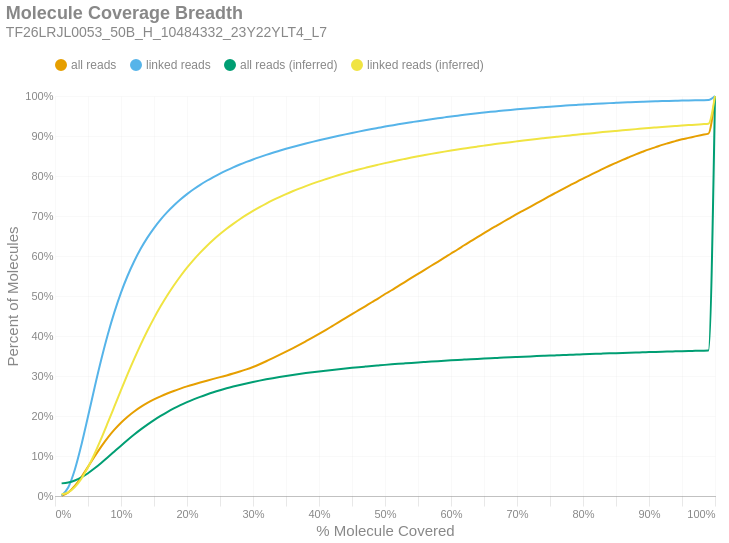

The notebook cell this image was saved under:
### Markdown cell above
### Molecule Read Coverage
This chart shows molecule coverage breadth as computed by the number of bases aligned to that molecule. In other words, "*how much of each unique long molecule is actually sequenced/aligned?*" Keep in mind there is a distinction between sequences and alignments, since some sequences belonging to a particular molecule may not align well and wouldn't appear in the alignment data. This chart also shows molecule coverage breadth as computed by the *inferred fragment* from which the aligned sequences originate. Unlike read coverage, this calculation takes into account the total insert size, including unsequenced gaps between the forward and reverse reads. Like the previous figures, these are cumulative percents.

### Code cell
if SKIPLR:
    print_html(f"Skipped")
else:
    binned_df = consolidated_hist(valids['coverage_bp'], mask, 0.01, True)
    binned_df_inf = consolidated_hist(valids['coverage_inserts'], mask, 0.01, True)
    binned_df = binned_df.with_columns(pl.lit(binned_df_inf['all reads (cumsum)']).alias('all reads (inferred)'))
    binned_df = binned_df.with_columns(pl.lit(binned_df_inf['linked reads (cumsum)']).alias('linked reads (inferred)'))
    binned_df = binned_df.with_columns(
        (pl.col('bin').cast(pl.Float64) + 0.01).alias('right_edge')
    )

    with SafeRender(binned_df):
        (
            density_plot(binned_df, 'Molecule Coverage Breadth', samplename, 'molcov', ['all reads (inferred)','linked reads (inferred)'])
            .encode(
                #x=alt.X('bin:Q', title="% Molecule Covered").axis(format = '%').scale(padding=0),
                x=alt.X('right_edge:Q', title="% Molecule Covered").axis(format='%').scale(padding=0),
                y=alt.Y('value:Q', title='Percent of Molecules')
                    .axis(format='%')
                    .stack(False)
                    .scale(domainMin=0, padding=0),
                color=alt.Color("key:N").scale(domain = ["all reads", "linked reads", "all reads (inferred)", "linked reads (inferred)"]),
                tooltip = [
                    alt.Tooltip("key:N", title = "Data Type"),
                    alt.Tooltip("range_label:N", title="% Molecule Covered"),
                    alt.Tooltip("value:Q", format = ".2%", title="% Molecules")
                ]
            )
        ).display()

### Figure 1 — Vega-Lite specification as saved in the notebook (floating-point values rounded to 4 significant figures)
{"width": "container", "height": 400, "config": {"title": {"anchor": "start", "dy": -15, "fontSize": 18, "color": "#888888", "subtitleColor": "#888888", "subtitleFontSize": 14}, "arc": {"fill": "#0072B2"}, "axis": {"domainColor": "#888888", "domainWidth": 0.5, "gridWidth": 0.2, "grid": false, "titleFontWeight": 400, "titleFontSize": 15, "labelFontSize": 11, "labelColor": "#888888", "tickColor": "#888888", "tickWidth": 0.2, "titleColor": "#888888"}, "axisBand": {"grid": false}, "axisX": {"grid": true, "tickSize": 10, "domainCap": "round"}, "axisY": {"domain": false, "grid": true, "tickSize": 0, "domainCap": "round"}, "background": "transparent", "header": {"labelFontSize": 15, "labelColor": "#888888", "titleFontSize": 15, "titleFontWeight": 600, "titleColor": "#888888"}, "legend": {"labelFont": "sans-serif", "labelFontSize": 12, "labelColor": "#888888", "symbolSize": 100, "symbolType": "circle", "titleFontSize": 12, "titlePadding": 10, "titleColor": "#888888", "title": null, "orient": "top"}, "range": {"category": ["#E69F00", "#56B4E9", "#009E73", "#F0E442", "#0072B2", "#D55E00", "#CC79A7", "#000000"], "diverging": ["#cfe8f3", "#a2d4ec", "#73bfe2", "#46abdb", "#1696d2", "#12719e"]}, "area": {"fill": "#0072B2", "fillOpacity": 0.7, "line": true, "strokeOpacity": 0.7}, "line": {"color": "#0072B2", "stroke": "#0072B2", "strokeWidth": 2}, "trail": {"color": "#0072B2", "stroke": "#0072B2", "strokeWidth": 0, "size": 1}, "point": {"filled": true, "fillOpacity": 1.0, "size": 95}, "text": {"color": "#888888", "fontSize": 11, "align": "right", "fontWeight": 400, "size": 11}, "bar": {"fill": "#0072B2", "stroke": null}, "view": {"stroke": null, "continuousWidth": 660, "continuousHeight": 400}}, "data": {"name": "data-1fba54cfbb753708b87c6a6d9dd176e5"}, "mark": {"type": "line", "interpolate": "monotone", "point": {"opacity": 0, "size": 275}}, "encoding": {"color": {"field": "key", "scale": {"domain": ["all reads", "linked reads", "all reads (inferred)", "linked reads (inferred)"]}, "type": "nominal"}, "tooltip": [{"field": "key", "title": "Data Type", "type": "nominal"}, {"field": "range_label", "title": "% Molecule Covered", "type": "nominal"}, {"field": "value", "format": ".2%", "title": "% Molecules", "type": "quantitative"}], "x": {"axis": {"format": "%"}, "field": "right_edge", "scale": {"padding": 0}, "title": "% Molecule Covered", "type": "quantitative"}, "y": {"axis": {"format": "%"}, "field": "value", "scale": {"domainMin": 0, "padding": 0}, "stack": false, "title": "Percent of Molecules", "type": "quantitative"}}, "params": [{"name": "param_c36ac31b6afebe62", "select": {"type": "point", "fields": ["key"]}, "bind": "legend"}], "title": {"text": "Molecule Coverage Breadth", "subtitle": "TF26LRJL0053_50B_H_10484332_23Y22YLT4_L7"}, "transform": [{"fold": ["all reads (cumsum)", "linked reads (cumsum)", "all reads (inferred)", "linked reads (inferred)"]}, {"calculate": "replace(datum.key, ' (cumsum)', '')", "as": "key"}, {"filter": {"param": "param_c36ac31b6afebe62"}}], "usermeta": {"embedOptions": {"downloadFileName": "TF26LRJL0053_50B_H_10484332_23Y22YLT4_L7.molcov"}}, "$schema": "https://vega.github.io/schema/vega-lite/v6.4.1.json", "datasets": {"data-1fba54cfbb753708b87c6a6d9dd176e5": [{"bin": "0.0", "interval": "0.0-0.01", "all reads": 0.0007429, "linked reads": 0.00134, "all reads (cumsum)": 0.0007429, "linked reads (cumsum)": 0.00134, "range_label": "0.0-0.01", "all reads (inferred)": 0.03157, "linked reads (inferred)": 0.004301, "right_edge": 0.01}, {"bin": "0.01", "interval": "0.01-0.02", "all reads": 0.007955, "linked reads": 0.02001, "all reads (cumsum)": 0.008698, "linked reads (cumsum)": 0.02135, "range_label": "0.01-0.02", "all reads (inferred)": 0.03371, "linked reads (inferred)": 0.009076, "right_edge": 0.02}, {"bin": "0.02", "interval": "0.02-0.03", "all reads": 0.01645, "linked reads": 0.04434, "all reads (cumsum)": 0.02515, "linked reads (cumsum)": 0.06569, "range_label": "0.02-0.03", "all reads (inferred)": 0.03878, "linked reads (inferred)": 0.02221, "right_edge": 0.03}, {"bin": "0.03", "interval": "0.03-0.04", "all reads": 0.0224, "linked reads": 0.06204, "all reads (cumsum)": 0.04755, "linked reads (cumsum)": 0.1277, "range_label": "0.03-0.04", "all reads (inferred)": 0.04668, "linked reads (inferred)": 0.04357, "right_edge": 0.04}, {"bin": "0.04", "interval": "0.04-0.05", "all reads": 0.02534, "linked reads": 0.07081, "all reads (cumsum)": 0.07289, "linked reads (cumsum)": 0.1985, "range_label": "0.04-0.05", "all reads (inferred)": 0.05697, "linked reads (inferred)": 0.07178, "right_edge": 0.05}, {"bin": "0.05", "interval": "0.05-0.06", "all reads": 0.02596, "linked reads": 0.07284, "all reads (cumsum)": 0.09885, "linked reads (cumsum)": 0.2714, "range_label": "0.05-0.06", "all reads (inferred)": 0.06917, "linked reads (inferred)": 0.1057, "right_edge": 0.06}, {"bin": "0.06", "interval": "0.06-0.07", "all reads": 0.0246, "linked reads": 0.06912, "all reads (cumsum)": 0.1235, "linked reads (cumsum)": 0.3405, "range_label": "0.06-0.07", "all reads (inferred)": 0.08263, "linked reads (inferred)": 0.1432, "right_edge": 0.07}, {"bin": "0.07", "interval": "0.07-0.08", "all reads": 0.02249, "linked reads": 0.06324, "all reads (cumsum)": 0.1459, "linked reads (cumsum)": 0.4037, "range_label": "0.07-0.08", "all reads (inferred)": 0.09687, "linked reads (inferred)": 0.1831, "right_edge": 0.08}, {"bin": "0.08", "interval": "0.08-0.09", "all reads": 0.01991, "linked reads": 0.05595, "all reads (cumsum)": 0.1659, "linked reads (cumsum)": 0.4597, "range_label": "0.08-0.09", "all reads (inferred)": 0.1114, "linked reads (inferred)": 0.2238, "right_edge": 0.09}, {"bin": "0.09", "interval": "0.09-0.1", "all reads": 0.01743, "linked reads": 0.0489, "all reads (cumsum)": 0.1833, "linked reads (cumsum)": 0.5086, "range_label": "0.09-0.1", "all reads (inferred)": 0.1259, "linked reads (inferred)": 0.2647, "right_edge": 0.1}, {"bin": "0.1", "interval": "0.1-0.11", "all reads": 0.015, "linked reads": 0.04201, "all reads (cumsum)": 0.1983, "linked reads (cumsum)": 0.5506, "range_label": "0.1-0.11", "all reads (inferred)": 0.14, "linked reads (inferred)": 0.3045, "right_edge": 0.11}, {"bin": "0.11", "interval": "0.11-0.12", "all reads": 0.01301, "linked reads": 0.03633, "all reads (cumsum)": 0.2113, "linked reads (cumsum)": 0.5869, "range_label": "0.11-0.12", "all reads (inferred)": 0.1536, "linked reads (inferred)": 0.3426, "right_edge": 0.12}, {"bin": "0.12", "interval": "0.12-0.13", "all reads": 0.01141, "linked reads": 0.03167, "all reads (cumsum)": 0.2227, "linked reads (cumsum)": 0.6186, "range_label": "0.12-0.13", "all reads (inferred)": 0.1665, "linked reads (inferred)": 0.3789, "right_edge": 0.13}, {"bin": "0.13", "interval": "0.13-0.14", "all reads": 0.009932, "linked reads": 0.02735, "all reads (cumsum)": 0.2326, "linked reads (cumsum)": 0.646, "range_label": "0.13-0.14", "all reads (inferred)": 0.1786, "linked reads (inferred)": 0.4129, "right_edge": 0.14}, {"bin": "0.14", "interval": "0.14-0.15", "all reads": 0.008787, "linked reads": 0.02395, "all reads (cumsum)": 0.2414, "linked reads (cumsum)": 0.6699, "range_label": "0.14-0.15", "all reads (inferred)": 0.1898, "linked reads (inferred)": 0.4447, "right_edge": 0.15}, {"bin": "0.15", "interval": "0.15-0.16", "all reads": 0.007828, "linked reads": 0.02109, "all reads (cumsum)": 0.2492, "linked reads (cumsum)": 0.691, "range_label": "0.15-0.16", "all reads (inferred)": 0.2003, "linked reads (inferred)": 0.4741, "right_edge": 0.16}, {"bin": "0.16", "interval": "0.16-0.17", "all reads": 0.007001, "linked reads": 0.01862, "all reads (cumsum)": 0.2562, "linked reads (cumsum)": 0.7096, "range_label": "0.16-0.17", "all reads (inferred)": 0.2099, "linked reads (inferred)": 0.5013, "right_edge": 0.17}, {"bin": "0.17", "interval": "0.17-0.18", "all reads": 0.006392, "linked reads": 0.01663, "all reads (cumsum)": 0.2626, "linked reads (cumsum)": 0.7263, "range_label": "0.17-0.18", "all reads (inferred)": 0.2188, "linked reads (inferred)": 0.5264, "right_edge": 0.18}, {"bin": "0.18", "interval": "0.18-0.19", "all reads": 0.005884, "linked reads": 0.01496, "all reads (cumsum)": 0.2685, "linked reads (cumsum)": 0.7412, "range_label": "0.18-0.19", "all reads (inferred)": 0.227, "linked reads (inferred)": 0.5494, "right_edge": 0.19}, {"bin": "0.19", "interval": "0.19-0.2", "all reads": 0.00544, "linked reads": 0.01353, "all reads (cumsum)": 0.274, "linked reads (cumsum)": 0.7548, "range_label": "0.19-0.2", "all reads (inferred)": 0.2346, "linked reads (inferred)": 0.5708, "right_edge": 0.2}, {"bin": "0.2", "interval": "0.2-0.21", "all reads": 0.004991, "linked reads": 0.01215, "all reads (cumsum)": 0.2789, "linked reads (cumsum)": 0.7669, "range_label": "0.2-0.21", "all reads (inferred)": 0.2415, "linked reads (inferred)": 0.5904, "right_edge": 0.21}, {"bin": "0.21", "interval": "0.21-0.22", "all reads": 0.004722, "linked reads": 0.01106, "all reads (cumsum)": 0.2837, "linked reads (cumsum)": 0.778, "range_label": "0.21-0.22", "all reads (inferred)": 0.248, "linked reads (inferred)": 0.6084, "right_edge": 0.22}, {"bin": "0.22", "interval": "0.22-0.23", "all reads": 0.004576, "linked reads": 0.01018, "all reads (cumsum)": 0.2882, "linked reads (cumsum)": 0.7881, "range_label": "0.22-0.23", "all reads (inferred)": 0.2539, "linked reads (inferred)": 0.6252, "right_edge": 0.23}, {"bin": "0.23", "interval": "0.23-0.24", "all reads": 0.004485, "linked reads": 0.009363, "all reads (cumsum)": 0.2927, "linked reads (cumsum)": 0.7975, "range_label": "0.23-0.24", "all reads (inferred)": 0.2594, "linked reads (inferred)": 0.6406, "right_edge": 0.24}, {"bin": "0.24", "interval": "0.24-0.25", "all reads": 0.004409, "linked reads": 0.008689, "all reads (cumsum)": 0.2971, "linked reads (cumsum)": 0.8062, "range_label": "0.24-0.25", "all reads (inferred)": 0.2645, "linked reads (inferred)": 0.6548, "right_edge": 0.25}, {"bin": "0.25", "interval": "0.25-0.26", "all reads": 0.004303, "linked reads": 0.007957, "all reads (cumsum)": 0.3014, "linked reads (cumsum)": 0.8141, "range_label": "0.25-0.26", "all reads (inferred)": 0.2692, "linked reads (inferred)": 0.6681, "right_edge": 0.26}, {"bin": "0.26", "interval": "0.26-0.27", "all reads": 0.004607, "linked reads": 0.007529, "all reads (cumsum)": 0.306, "linked reads (cumsum)": 0.8217, "range_label": "0.26-0.27", "all reads (inferred)": 0.2735, "linked reads (inferred)": 0.6804, "right_edge": 0.27}, {"bin": "0.27", "interval": "0.27-0.28", "all reads": 0.005016, "linked reads": 0.006991, "all reads (cumsum)": 0.3111, "linked reads (cumsum)": 0.8287, "range_label": "0.27-0.28", "all reads (inferred)": 0.2777, "linked reads (inferred)": 0.6919, "right_edge": 0.28}, {"bin": "0.28", "interval": "0.28-0.29", "all reads": 0.00549, "linked reads": 0.006539, "all reads (cumsum)": 0.3166, "linked reads (cumsum)": 0.8352, "range_label": "0.28-0.29", "all reads (inferred)": 0.2815, "linked reads (inferred)": 0.7026, "right_edge": 0.29}, {"bin": "0.29", "interval": "0.29-0.3", "all reads": 0.00606, "linked reads": 0.0062, "all reads (cumsum)": 0.3226, "linked reads (cumsum)": 0.8414, "range_label": "0.29-0.3", "all reads (inferred)": 0.2851, "linked reads (inferred)": 0.7127, "right_edge": 0.3}, {"bin": "0.3", "interval": "0.3-0.31", "all reads": 0.006779, "linked reads": 0.00578, "all reads (cumsum)": 0.3294, "linked reads (cumsum)": 0.8472, "range_label": "0.3-0.31", "all reads (inferred)": 0.2884, "linked reads (inferred)": 0.7221, "right_edge": 0.31}, {"bin": "0.31", "interval": "0.31-0.32", "all reads": 0.00748, "linked reads": 0.005569, "all reads (cumsum)": 0.3369, "linked reads (cumsum)": 0.8527, "range_label": "0.31-0.32", "all reads (inferred)": 0.2916, "linked reads (inferred)": 0.7311, "right_edge": 0.32}, {"bin": "0.32", "interval": "0.32-0.33", "all reads": 0.00785, "linked reads": 0.00534, "all reads (cumsum)": 0.3447, "linked reads (cumsum)": 0.8581, "range_label": "0.32-0.33", "all reads (inferred)": 0.2946, "linked reads (inferred)": 0.7394, "right_edge": 0.33}, {"bin": "0.33", "interval": "0.33-0.34", "all reads": 0.007968, "linked reads": 0.004988, "all reads (cumsum)": 0.3527, "linked reads (cumsum)": 0.8631, "range_label": "0.33-0.34", "all reads (inferred)": 0.2974, "linked reads (inferred)": 0.7473, "right_edge": 0.34}, {"bin": "0.34", "interval": "0.34-0.35", "all reads": 0.008193, "linked reads": 0.004841, "all reads (cumsum)": 0.3609, "linked reads (cumsum)": 0.8679, "range_label": "0.34-0.35", "all reads (inferred)": 0.3001, "linked reads (inferred)": 0.7548, "right_edge": 0.35}, {"bin": "0.35", "interval": "0.35-0.36", "all reads": 0.008379, "linked reads": 0.004585, "all reads (cumsum)": 0.3693, "linked reads (cumsum)": 0.8725, "range_label": "0.35-0.36", "all reads (inferred)": 0.3026, "linked reads (inferred)": 0.7618, "right_edge": 0.36}, {"bin": "0.36", "interval": "0.36-0.37", "all reads": 0.00861, "linked reads": 0.004421, "all reads (cumsum)": 0.3779, "linked reads (cumsum)": 0.8769, "range_label": "0.36-0.37", "all reads (inferred)": 0.305, "linked reads (inferred)": 0.7685, "right_edge": 0.37}, {"bin": "0.37", "interval": "0.37-0.38", "all reads": 0.008838, "linked reads": 0.004247, "all reads (cumsum)": 0.3867, "linked reads (cumsum)": 0.8812, "range_label": "0.37-0.38", "all reads (inferred)": 0.3072, "linked reads (inferred)": 0.7748, "right_edge": 0.38}, {"bin": "0.38", "interval": "0.38-0.39", "all reads": 0.008976, "linked reads": 0.004117, "all reads (cumsum)": 0.3957, "linked reads (cumsum)": 0.8853, "range_label": "0.38-0.39", "all reads (inferred)": 0.3094, "linked reads (inferred)": 0.7809, "right_edge": 0.39}, {"bin": "0.39", "interval": "0.39-0.4", "all reads": 0.009385, "linked reads": 0.004023, "all reads (cumsum)": 0.4051, "linked reads (cumsum)": 0.8893, "range_label": "0.39-0.4", "all reads (inferred)": 0.3115, "linked reads (inferred)": 0.7866, "right_edge": 0.4}, {"bin": "0.4", "interval": "0.4-0.41", "all reads": 0.009645, "linked reads": 0.003759, "all reads (cumsum)": 0.4147, "linked reads (cumsum)": 0.8931, "range_label": "0.4-0.41", "all reads (inferred)": 0.3134, "linked reads (inferred)": 0.792, "right_edge": 0.41}, {"bin": "0.41", "interval": "0.41-0.42", "all reads": 0.009987, "linked reads": 0.003765, "all reads (cumsum)": 0.4247, "linked reads (cumsum)": 0.8968, "range_label": "0.41-0.42", "all reads (inferred)": 0.3153, "linked reads (inferred)": 0.7973, "right_edge": 0.42}, {"bin": "0.42", "interval": "0.42-0.43", "all reads": 0.009975, "linked reads": 0.003641, "all reads (cumsum)": 0.4347, "linked reads (cumsum)": 0.9005, "range_label": "0.42-0.43", "all reads (inferred)": 0.3171, "linked reads (inferred)": 0.8023, "right_edge": 0.43}, {"bin": "0.43", "interval": "0.43-0.44", "all reads": 0.009886, "linked reads": 0.003575, "all reads (cumsum)": 0.4446, "linked reads (cumsum)": 0.904, "range_label": "0.43-0.44", "all reads (inferred)": 0.3188, "linked reads (inferred)": 0.8071, "right_edge": 0.44}, {"bin": "0.44", "interval": "0.44-0.45", "all reads": 0.009996, "linked reads": 0.003497, "all reads (cumsum)": 0.4546, "linked reads (cumsum)": 0.9075, "range_label": "0.44-0.45", "all reads (inferred)": 0.3205, "linked reads (inferred)": 0.8117, "right_edge": 0.45}, {"bin": "0.45", "interval": "0.45-0.46", "all reads": 0.009877, "linked reads": 0.003398, "all reads (cumsum)": 0.4644, "linked reads (cumsum)": 0.9109, "range_label": "0.45-0.46", "all reads (inferred)": 0.322, "linked reads (inferred)": 0.8161, "right_edge": 0.46}, {"bin": "0.46", "interval": "0.46-0.47", "all reads": 0.009875, "linked reads": 0.003267, "all reads (cumsum)": 0.4743, "linked reads (cumsum)": 0.9142, "range_label": "0.46-0.47", "all reads (inferred)": 0.3235, "linked reads (inferred)": 0.8203, "right_edge": 0.47}, {"bin": "0.47", "interval": "0.47-0.48", "all reads": 0.01005, "linked reads": 0.003164, "all reads (cumsum)": 0.4844, "linked reads (cumsum)": 0.9174, "range_label": "0.47-0.48", "all reads (inferred)": 0.325, "linked reads (inferred)": 0.8245, "right_edge": 0.48}, {"bin": "0.48", "interval": "0.48-0.49", "all reads": 0.009757, "linked reads": 0.003106, "all reads (cumsum)": 0.4941, "linked reads (cumsum)": 0.9205, "range_label": "0.48-0.49", "all reads (inferred)": 0.3264, "linked reads (inferred)": 0.8284, "right_edge": 0.49}, {"bin": "0.49", "interval": "0.49-0.5", "all reads": 0.01084, "linked reads": 0.003104, "all reads (cumsum)": 0.505, "linked reads (cumsum)": 0.9236, "range_label": "0.49-0.5", "all reads (inferred)": 0.3278, "linked reads (inferred)": 0.8322, "right_edge": 0.5}, {"bin": "0.5", "interval": "0.5-0.51", "all reads": 0.009389, "linked reads": 0.00282, "all reads (cumsum)": 0.5144, "linked reads (cumsum)": 0.9264, "range_label": "0.5-0.51", "all reads (inferred)": 0.3291, "linked reads (inferred)": 0.8358, "right_edge": 0.51}, {"bin": "0.51", "interval": "0.51-0.52", "all reads": 0.01046, "linked reads": 0.002801, "all reads (cumsum)": 0.5248, "linked reads (cumsum)": 0.9292, "range_label": "0.51-0.52", "all reads (inferred)": 0.3304, "linked reads (inferred)": 0.8394, "right_edge": 0.52}, {"bin": "0.52", "interval": "0.52-0.53", "all reads": 0.01002, "linked reads": 0.002704, "all reads (cumsum)": 0.5348, "linked reads (cumsum)": 0.9319, "range_label": "0.52-0.53", "all reads (inferred)": 0.3316, "linked reads (inferred)": 0.8428, "right_edge": 0.53}, {"bin": "0.53", "interval": "0.53-0.54", "all reads": 0.01028, "linked reads": 0.002607, "all reads (cumsum)": 0.5451, "linked reads (cumsum)": 0.9345, "range_label": "0.53-0.54", "all reads (inferred)": 0.3328, "linked reads (inferred)": 0.8461, "right_edge": 0.54}, {"bin": "0.54", "interval": "0.54-0.55", "all reads": 0.01006, "linked reads": 0.002599, "all reads (cumsum)": 0.5552, "linked reads (cumsum)": 0.9371, "range_label": "0.54-0.55", "all reads (inferred)": 0.334, "linked reads (inferred)": 0.8493, "right_edge": 0.55}, {"bin": "0.55", "interval": "0.55-0.56", "all reads": 0.01029, "linked reads": 0.002503, "all reads (cumsum)": 0.5655, "linked reads (cumsum)": 0.9396, "range_label": "0.55-0.56", "all reads (inferred)": 0.3351, "linked reads (inferred)": 0.8523, "right_edge": 0.56}, {"bin": "0.56", "interval": "0.56-0.57", "all reads": 0.01011, "linked reads": 0.002416, "all reads (cumsum)": 0.5756, "linked reads (cumsum)": 0.942, "range_label": "0.56-0.57", "all reads (inferred)": 0.3361, "linked reads (inferred)": 0.8553, "right_edge": 0.57}, {"bin": "0.57", "interval": "0.57-0.58", "all reads": 0.009955, "linked reads": 0.002287, "all reads (cumsum)": 0.5855, "linked reads (cumsum)": 0.9443, "range_label": "0.57-0.58", "all reads (inferred)": 0.3372, "linked reads (inferred)": 0.8582, "right_edge": 0.58}, {"bin": "0.58", "interval": "0.58-0.59", "all reads": 0.01017, "linked reads": 0.00222, "all reads (cumsum)": 0.5957, "linked reads (cumsum)": 0.9465, "range_label": "0.58-0.59", "all reads (inferred)": 0.3382, "linked reads (inferred)": 0.8609, "right_edge": 0.59}, {"bin": "0.59", "interval": "0.59-0.6", "all reads": 0.01048, "linked reads": 0.002219, "all reads (cumsum)": 0.6062, "linked reads (cumsum)": 0.9488, "range_label": "0.59-0.6", "all reads (inferred)": 0.3391, "linked reads (inferred)": 0.8636, "right_edge": 0.6}, {"bin": "0.6", "interval": "0.6-0.61", "all reads": 0.01008, "linked reads": 0.002026, "all reads (cumsum)": 0.6163, "linked reads (cumsum)": 0.9508, "range_label": "0.6-0.61", "all reads (inferred)": 0.3401, "linked reads (inferred)": 0.8662, "right_edge": 0.61}, {"bin": "0.61", "interval": "0.61-0.62", "all reads": 0.01061, "linked reads": 0.002072, "all reads (cumsum)": 0.6269, "linked reads (cumsum)": 0.9529, "range_label": "0.61-0.62", "all reads (inferred)": 0.341, "linked reads (inferred)": 0.8687, "right_edge": 0.62}, {"bin": "0.62", "interval": "0.62-0.63", "all reads": 0.01019, "linked reads": 0.001975, "all reads (cumsum)": 0.6371, "linked reads (cumsum)": 0.9548, "range_label": "0.62-0.63", "all reads (inferred)": 0.3419, "linked reads (inferred)": 0.8712, "right_edge": 0.63}, {"bin": "0.63", "interval": "0.63-0.64", "all reads": 0.01014, "linked reads": 0.001906, "all reads (cumsum)": 0.6472, "linked reads (cumsum)": 0.9567, "range_label": "0.63-0.64", "all reads (inferred)": 0.3428, "linked reads (inferred)": 0.8736, "right_edge": 0.64}, {"bin": "0.64", "interval": "0.64-0.65", "all reads": 0.00979, "linked reads": 0.001795, "all reads (cumsum)": 0.657, "linked reads (cumsum)": 0.9585, "range_label": "0.64-0.65", "all reads (inferred)": 0.3436, "linked reads (inferred)": 0.8759, "right_edge": 0.65}, {"bin": "0.65", "interval": "0.65-0.66", "all reads": 0.01006, "linked reads": 0.001804, "all reads (cumsum)": 0.6671, "linked reads (cumsum)": 0.9603, "range_label": "0.65-0.66", "all reads (inferred)": 0.3445, "linked reads (inferred)": 0.8782, "right_edge": 0.66}, {"bin": "0.66", "interval": "0.66-0.67", "all reads": 0.009468, "linked reads": 0.001656, "all reads (cumsum)": 0.6765, "linked reads (cumsum)": 0.962, "range_label": "0.66-0.67", "all reads (inferred)": 0.3453, "linked reads (inferred)": 0.8804, "right_edge": 0.67}, {"bin": "0.67", "interval": "0.67-0.68", "all reads": 0.009684, "linked reads": 0.001633, "all reads (cumsum)": 0.6862, "linked reads (cumsum)": 0.9636, "range_label": "0.67-0.68", "all reads (inferred)": 0.3461, "linked reads (inferred)": 0.8826, "right_edge": 0.68}, {"bin": "0.68", "interval": "0.68-0.69", "all reads": 0.009379, "linked reads": 0.001564, "all reads (cumsum)": 0.6956, "linked reads (cumsum)": 0.9652, "range_label": "0.68-0.69", "all reads (inferred)": 0.3468, "linked reads (inferred)": 0.8847, "right_edge": 0.69}, {"bin": "0.69", "interval": "0.69-0.7", "all reads": 0.00942, "linked reads": 0.001494, "all reads (cumsum)": 0.705, "linked reads (cumsum)": 0.9667, "range_label": "0.69-0.7", "all reads (inferred)": 0.3476, "linked reads (inferred)": 0.8867, "right_edge": 0.7}, {"bin": "0.7", "interval": "0.7-0.71", "all reads": 0.009038, "linked reads": 0.001422, "all reads (cumsum)": 0.7141, "linked reads (cumsum)": 0.9681, "range_label": "0.7-0.71", "all reads (inferred)": 0.3483, "linked reads (inferred)": 0.8887, "right_edge": 0.71}, {"bin": "0.71", "interval": "0.71-0.72", "all reads": 0.009014, "linked reads": 0.001369, "all reads (cumsum)": 0.7231, "linked reads (cumsum)": 0.9695, "range_label": "0.71-0.72", "all reads (inferred)": 0.349, "linked reads (inferred)": 0.8906, "right_edge": 0.72}, {"bin": "0.72", "interval": "0.72-0.73", "all reads": 0.009255, "linked reads": 0.001328, "all reads (cumsum)": 0.7323, "linked reads (cumsum)": 0.9708, "range_label": "0.72-0.73", "all reads (inferred)": 0.3497, "linked reads (inferred)": 0.8925, "right_edge": 0.73}, {"bin": "0.73", "interval": "0.73-0.74", "all reads": 0.008905, "linked reads": 0.00125, "all reads (cumsum)": 0.7412, "linked reads (cumsum)": 0.9721, "range_label": "0.73-0.74", "all reads (inferred)": 0.3504, "linked reads (inferred)": 0.8944, "right_edge": 0.74}, {"bin": "0.74", "interval": "0.74-0.75", "all reads": 0.009252, "linked reads": 0.001256, "all reads (cumsum)": 0.7505, "linked reads (cumsum)": 0.9733, "range_label": "0.74-0.75", "all reads (inferred)": 0.3511, "linked reads (inferred)": 0.8962, "right_edge": 0.75}, {"bin": "0.75", "interval": "0.75-0.76", "all reads": 0.008602, "linked reads": 0.001164, "all reads (cumsum)": 0.7591, "linked reads (cumsum)": 0.9745, "range_label": "0.75-0.76", "all reads (inferred)": 0.3517, "linked reads (inferred)": 0.898, "right_edge": 0.76}, {"bin": "0.76", "interval": "0.76-0.77", "all reads": 0.008779, "linked reads": 0.001095, "all reads (cumsum)": 0.7679, "linked reads (cumsum)": 0.9756, "range_label": "0.76-0.77", "all reads (inferred)": 0.3524, "linked reads (inferred)": 0.8997, "right_edge": 0.77}, {"bin": "0.77", "interval": "0.77-0.78", "all reads": 0.00859, "linked reads": 0.001111, "all reads (cumsum)": 0.7765, "linked reads (cumsum)": 0.9767, "range_label": "0.77-0.78", "all reads (inferred)": 0.353, "linked reads (inferred)": 0.9014, "right_edge": 0.78}, {"bin": "0.78", "interval": "0.78-0.79", "all reads": 0.008436, "linked reads": 0.001019, "all reads (cumsum)": 0.7849, "linked reads (cumsum)": 0.9777, "range_label": "0.78-0.79", "all reads (inferred)": 0.3536, "linked reads (inferred)": 0.9031, "right_edge": 0.79}, {"bin": "0.79", "interval": "0.79-0.8", "all reads": 0.008788, "linked reads": 0.0009887, "all reads (cumsum)": 0.7937, "linked reads (cumsum)": 0.9787, "range_label": "0.79-0.8", "all reads (inferred)": 0.3542, "linked reads (inferred)": 0.9048, "right_edge": 0.8}, {"bin": "0.8", "interval": "0.8-0.81", "all reads": 0.008053, "linked reads": 0.0008967, "all reads (cumsum)": 0.8017, "linked reads (cumsum)": 0.9796, "range_label": "0.8-0.81", "all reads (inferred)": 0.3549, "linked reads (inferred)": 0.9065, "right_edge": 0.81}, {"bin": "0.81", "interval": "0.81-0.82", "all reads": 0.008008, "linked reads": 0.0009257, "all reads (cumsum)": 0.8097, "linked reads (cumsum)": 0.9805, "range_label": "0.81-0.82", "all reads (inferred)": 0.3554, "linked reads (inferred)": 0.9081, "right_edge": 0.82}, {"bin": "0.82", "interval": "0.82-0.83", "all reads": 0.008117, "linked reads": 0.0008551, "all reads (cumsum)": 0.8179, "linked reads (cumsum)": 0.9814, "range_label": "0.82-0.83", "all reads (inferred)": 0.356, "linked reads (inferred)": 0.9097, "right_edge": 0.83}, {"bin": "0.83", "interval": "0.83-0.84", "all reads": 0.007724, "linked reads": 0.0008173, "all reads (cumsum)": 0.8256, "linked reads (cumsum)": 0.9822, "range_label": "0.83-0.84", "all reads (inferred)": 0.3566, "linked reads (inferred)": 0.9113, "right_edge": 0.84}, {"bin": "0.84", "interval": "0.84-0.85", "all reads": 0.007419, "linked reads": 0.0007565, "all reads (cumsum)": 0.833, "linked reads (cumsum)": 0.9829, "range_label": "0.84-0.85", "all reads (inferred)": 0.3572, "linked reads (inferred)": 0.9128, "right_edge": 0.85}, {"bin": "0.85", "interval": "0.85-0.86", "all reads": 0.007335, "linked reads": 0.0007504, "all reads (cumsum)": 0.8403, "linked reads (cumsum)": 0.9837, "range_label": "0.85-0.86", "all reads (inferred)": 0.3577, "linked reads (inferred)": 0.9143, "right_edge": 0.86}, {"bin": "0.86", "interval": "0.86-0.87", "all reads": 0.006947, "linked reads": 0.0006682, "all reads (cumsum)": 0.8473, "linked reads (cumsum)": 0.9844, "range_label": "0.86-0.87", "all reads (inferred)": 0.3582, "linked reads (inferred)": 0.9158, "right_edge": 0.87}, {"bin": "0.87", "interval": "0.87-0.88", "all reads": 0.006805, "linked reads": 0.0006608, "all reads (cumsum)": 0.8541, "linked reads (cumsum)": 0.985, "range_label": "0.87-0.88", "all reads (inferred)": 0.3588, "linked reads (inferred)": 0.9172, "right_edge": 0.88}, {"bin": "0.88", "interval": "0.88-0.89", "all reads": 0.006389, "linked reads": 0.0006003, "all reads (cumsum)": 0.8605, "linked reads (cumsum)": 0.9856, "range_label": "0.88-0.89", "all reads (inferred)": 0.3593, "linked reads (inferred)": 0.9185, "right_edge": 0.89}, {"bin": "0.89", "interval": "0.89-0.9", "all reads": 0.006135, "linked reads": 0.0005662, "all reads (cumsum)": 0.8666, "linked reads (cumsum)": 0.9862, "range_label": "0.89-0.9", "all reads (inferred)": 0.3598, "linked reads (inferred)": 0.9199, "right_edge": 0.9}, {"bin": "0.9", "interval": "0.9-0.91", "all reads": 0.005455, "linked reads": 0.000513, "all reads (cumsum)": 0.8721, "linked reads (cumsum)": 0.9867, "range_label": "0.9-0.91", "all reads (inferred)": 0.3603, "linked reads (inferred)": 0.9212, "right_edge": 0.91}, {"bin": "0.91", "interval": "0.91-0.92", "all reads": 0.005814, "linked reads": 0.0005108, "all reads (cumsum)": 0.8779, "linked reads (cumsum)": 0.9872, "range_label": "0.91-0.92", "all reads (inferred)": 0.3607, "linked reads (inferred)": 0.9225, "right_edge": 0.92}, {"bin": "0.92", "interval": "0.92-0.93", "all reads": 0.004571, "linked reads": 0.0004536, "all reads (cumsum)": 0.8825, "linked reads (cumsum)": 0.9877, "range_label": "0.92-0.93", "all reads (inferred)": 0.3612, "linked reads (inferred)": 0.9238, "right_edge": 0.93}, {"bin": "0.93", "interval": "0.93-0.94", "all reads": 0.00465, "linked reads": 0.0004254, "all reads (cumsum)": 0.8871, "linked reads (cumsum)": 0.9881, "range_label": "0.93-0.94", "all reads (inferred)": 0.3616, "linked reads (inferred)": 0.9249, "right_edge": 0.94}, {"bin": "0.94", "interval": "0.94-0.95", "all reads": 0.004573, "linked reads": 0.0004019, "all reads (cumsum)": 0.8917, "linked reads (cumsum)": 0.9885, "range_label": "0.94-0.95", "all reads (inferred)": 0.362, "linked reads (inferred)": 0.9261, "right_edge": 0.95}, {"bin": "0.95", "interval": "0.95-0.96", "all reads": 0.003582, "linked reads": 0.0003825, "all reads (cumsum)": 0.8953, "linked reads (cumsum)": 0.9889, "range_label": "0.95-0.96", "all reads (inferred)": 0.3625, "linked reads (inferred)": 0.9272, "right_edge": 0.96}, {"bin": "0.96", "interval": "0.96-0.97", "all reads": 0.003771, "linked reads": 0.0003546, "all reads (cumsum)": 0.899, "linked reads (cumsum)": 0.9892, "range_label": "0.96-0.97", "all reads (inferred)": 0.3629, "linked reads (inferred)": 0.9284, "right_edge": 0.97}, {"bin": "0.97", "interval": "0.97-0.98", "all reads": 0.003553, "linked reads": 0.000334, "all reads (cumsum)": 0.9026, "linked reads (cumsum)": 0.9896, "range_label": "0.97-0.98", "all reads (inferred)": 0.3633, "linked reads (inferred)": 0.9295, "right_edge": 0.98}, {"bin": "0.98", "interval": "0.98-0.99", "all reads": 0.003235, "linked reads": 0.0003279, "all reads (cumsum)": 0.9058, "linked reads (cumsum)": 0.9899, "range_label": "0.98-0.99", "all reads (inferred)": 0.3638, "linked reads (inferred)": 0.9306, "right_edge": 0.99}, {"bin": "0.99", "interval": "0.99-1.0", "all reads": 0.09418, "linked reads": 0.01011, "all reads (cumsum)": 1.0, "linked reads (cumsum)": 1.0, "range_label": "0.99-1.0", "all reads (inferred)": 1.0, "linked reads (inferred)": 1.0, "right_edge": 1.0}]}}
